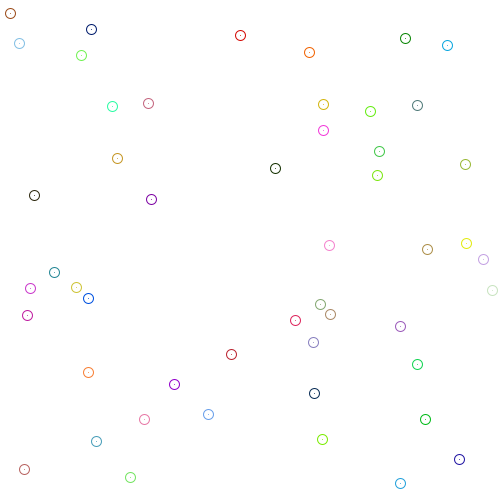
Frame 1 (no input)
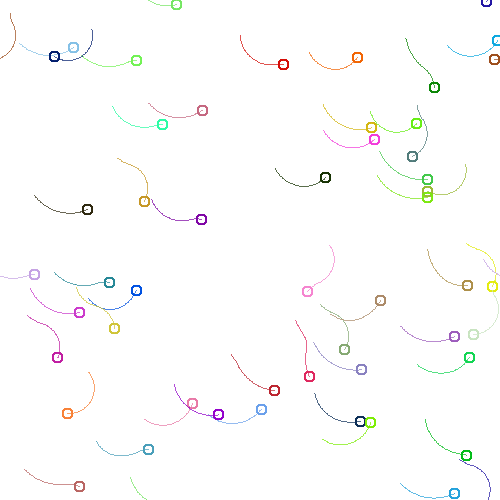
Frame 60 (the mouse pressed at the canvas centre just before this capture)
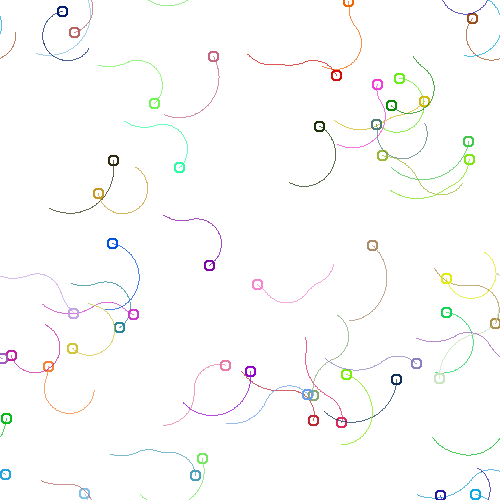
Frame 120 (the mouse held since frame 60 and released just before this capture)

The Processing sketch that drew these frames (run headless with seeded random() and noise(); from frame 60 on, the mouse is pressed at the canvas centre):

// Processing sketch: processing_1316
// ── processing_1316.pde

int swirls = 50;
//Change false to true for a "head" on the end of each worm.
boolean head = true;
Swirly[] swirl;

void setup() {
  size(500, 500);
  swirl = new Swirly[swirls];
  for(int i=0; i<swirls; i++) {
    swirl[i] = new Swirly(random(0, width), random(0, height));
  }
}

void draw() {
  background(255);
  for(int i=0; i<swirls; i++) {
    swirl[i].draw();
  }
}

class Swirly {
  float turniness, angle, x, y;
  float[][] points = new float[2][0];
  int trailsize = 100;
  color swirlcolor = color(random(0, 255), random(0, 255), random(0, 255));
  
  Swirly(float tempx, float tempy) {
    x = tempx;
    y = tempy;
    turniness=1/random(25, 50);
    angle=random(0, 1);
  }
  
  void draw() {
    calc();
    
    points[0] = append(points[0], x);
    points[1] = append(points[1], y);
    if(points[0].length>trailsize) {
      points[0] = subset(points[0], points[0].length-trailsize);
      points[1] = subset(points[1], points[1].length-trailsize);
    }
    
    noFill();
    stroke(swirlcolor);
    for(int i=0; i<points[0].length; i++) {
      point(points[0][i], points[1][i]);
      if(head) {
        ellipse(points[0][points[0].length-1], points[1][points[1].length-1], 10, 10);
      }
    }
  }
  
  void calc() {
    if(random(0, 50) < 1) {
      if(random(0, 1) < 0.5) {
        turniness=1/random(25, 50);
      } else {
        turniness=1/random(-25, -50);
      }
    }
    if(x<0) {
      x=width;
    }
    if(x>width) {
      x=0;
    }
    if(y<0) {
      y=height;
    }
    if(y>height) {
      y=0;
    }
    angle += turniness;
    x += sin(angle);
    y += cos(angle);
  }
}
